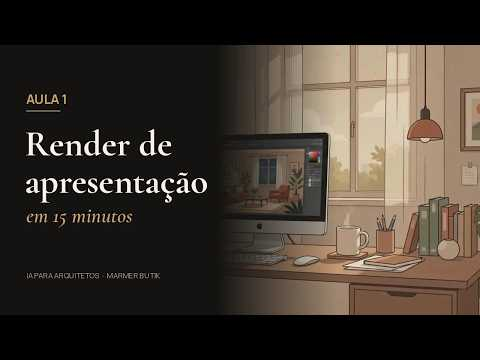
#> input picture assets/img/aula-bGplUS2sgR4.jpg, 480 x 360 px
$ python -i evolui.py   (imports and definitions only)   (older library calls are emulated)
#> lines starting #> are read from the running program, lines starting #| are printed output that depends on the picture; after the words box and inside, x2 and y2 are one past the last pixel; in counts of white or black regions, pixels touching at a corner belong together
#!/usr/bin/env python3
"""Reel/story animado de "evolução": a mesma cena passando por etapas (planta → humanizada → obra → render,
planta → estrutura → casa pronta etc.), no estilo dos vídeos de referência que o Marcos aprovou em 08/11/2026.

Cada etapa é uma imagem 9:16 (de preferência gerada no Canva por referência da anterior, para manter a geometria).
As transições são:
  scan     linha de luz de cima para baixo, com grade de prancha
  ergue    linha de luz de baixo para cima (bom para estrutura → casa pronta)
  lateral  linha de luz da esquerda para a direita
  mergulho câmera entra no ponto `foco` [x, y] (0 a 1) da etapa anterior e sai na próxima (planta → interior)
  linhas   as arestas da próxima etapa se desenham sobre a anterior (obra crua → render)
  luz      a anterior (uma planta em papel) acende como prancha luminosa e vira o wireframe da próxima

Uso como módulo:  evolui.render(spec, 'saida.mp4', capa='capa.jpg', som_ofs=0.0)
Uso direto:       python3 engine/evolui.py spec.json saida.mp4
spec = {
  "gancho": ["Da planta ao", "apartamento pronto"],     # 2 linhas; a 2ª sai em itálico bronze
  "rotulo": "DA PLANTA À OBRA",                         # canto superior direito (opcional)
  "etapas": [ {"img": "novas/x/1.jpg", "nome": "PLANTA TÉCNICA"},
              {"img": "novas/x/2.jpg", "nome": "PLANTA HUMANIZADA", "trans": "scan", "prompt": "humanize esta planta..."},
              {"img": "novas/x/3.jpg", "nome": "OBRA CRUA", "trans": "mergulho", "foco": [0.42, 0.52]},
              {"img": "novas/x/4.jpg", "nome": "RENDER FINAL", "trans": "linhas", "prompt": "mesma câmera..."} ],
  "frase": ["O arquiteto decide.", "A IA executa."],   # opcional, sobre a última etapa
  "fim": true,                                          # cartão final com logo e site (reels); false em stories
  "alinha": true                                        # alinha cada etapa à anterior (ECC) quando der certo
}
"""
import cv2, numpy as np, subprocess, sys, os, json, functools
from pathlib import Path
from PIL import Image, ImageDraw, ImageFont

ROOT = Path(__file__).resolve().parent.parent
IMG = ROOT / 'assets' / 'img'
FT = ROOT / 'assets' / 'fonts-ttf'
SOM = ROOT / 'assets' / 'media' / 'ia-arq-som.m4a'
LOGO = ROOT / 'assets' / 'img' / 'logo-ia-claro.png'
W, H, FPS = 1080, 1920, 30
OSSO = (250, 247, 242); INK = (31, 29, 26); BRONZE = (168, 129, 79); BZL = (235, 211, 166)
FIM = ('Manual IA para Arquitetos', '7 workflows · 60 prompts · 4 vídeo-aulas', 'iaparaarquitetos.com.br')


def fnt(n, s): return ImageFont.truetype(str(FT / (n + '.ttf')), s)
CORM = lambda s: fnt('cormorant-garamond-latin-600-normal', s)
CORMI = lambda s: fnt('cormorant-garamond-latin-500-italic', s)
MAN = lambda s: fnt('manrope-latin-600-normal', s)
MONO = lambda s: fnt('ibm-plex-mono-latin-500-normal', s)


def clamp(x, a=0., b=1.): return max(a, min(b, x))
def prog(t, t0, t1): return clamp((t - t0) / (t1 - t0)) if t1 > t0 else float(t >= t1)
def ease(x): x = clamp(x); return x * x * (3 - 2 * x)
def eout(x): x = clamp(x); return 1 - (1 - x) ** 3
def ein(x): x = clamp(x); return x ** 3


# [44 lines left out: functions carrega, alinha, kb, mix, not called in this run]


YY = np.linspace(0, 1, H, dtype=np.float32)[:, None] * np.ones((1, W), np.float32)
XX = np.ones((H, 1), np.float32) * np.linspace(0, 1, W, dtype=np.float32)[None, :]
RUIDO = cv2.resize(np.random.default_rng(3).random((48, 27)).astype(np.float32), (W, H), interpolation=cv2.INTER_CUBIC)
CAMPO = .75 * YY + .25 * RUIDO
ESCURO = np.full((H, W, 3), (24, 26, 30), np.uint8)


# [10 lines left out: function wipe, not called in this run]


def arestas(img, lo=60, hi=160):
#> called with lo = 60, hi = 160
    g = cv2.bilateralFilter(cv2.cvtColor(img, cv2.COLOR_RGB2GRAY), 9, 60, 60)
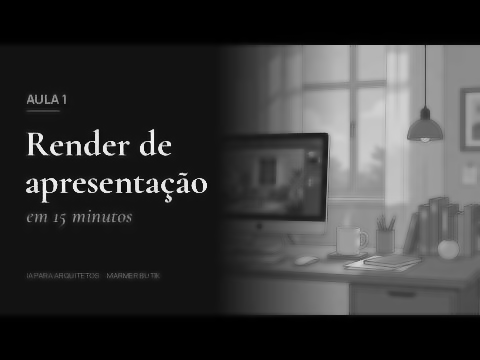
#> g: shape (360, 480); min 0, max 245, mean 55.8
    e = cv2.Canny(g, lo, hi).astype(np.float32) / 255
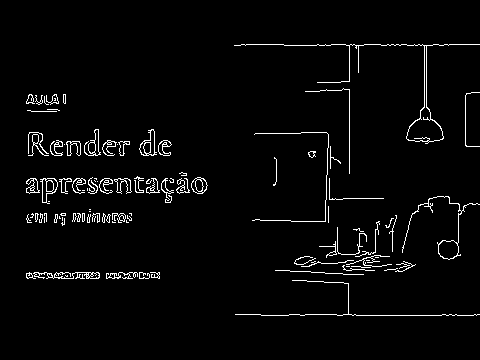
#> e: shape (360, 480) float32; values 0 (black) and 1 (white), 3% white in thin lines or dots, all inside (x1, y1, x2, y2) = (26, 44, 480, 316)
    return np.minimum(e + cv2.GaussianBlur(e, (0, 0), 7) * 2.2, 1.6)
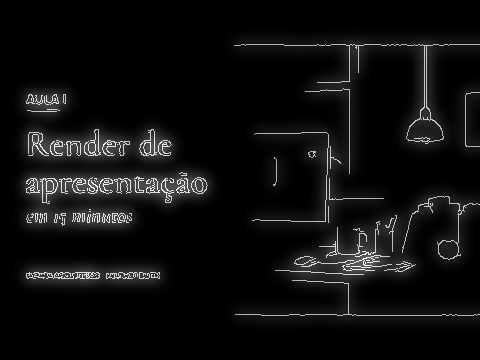
#> returned value: shape (360, 480) float32; min 0, max 1.6, mean 0.0972; drawn with min black and max white


# [19 lines left out: functions tracos, linhas, grade, not called in this run]


# ---------------------------------------------------------------- textos (camadas RGBA com faixa de linhas útil)
class Camada:
    def __init__(s):
        s.im = Image.new('RGBA', (W, H), (0, 0, 0, 0)); s.d = ImageDraw.Draw(s.im)

    # [95 lines left out: functions scrim, pronta, compoe, moldura, cabecalho, titulo and 3 more, not called in this run]


# ---------------------------------------------------------------- roteiro
DUR = dict(scan=1.9, ergue=1.9, lateral=1.6, mergulho=1.2, linhas=3.2, luz=3.6)


def zcam(t): return 1.05 + .025 * np.sin(2 * np.pi * t / 9.0)


# [120 lines left out: functions monta, render, not called in this run]


# [3 lines not run here, left out]

>>> import cv2
>>> picture = cv2.cvtColor(cv2.imread('../assets/img/aula-bGplUS2sgR4.jpg'), cv2.COLOR_BGR2RGB)
>>> result = arestas(picture)

$ run again, on assets/img/aula-jms9rSBkmL0.jpg
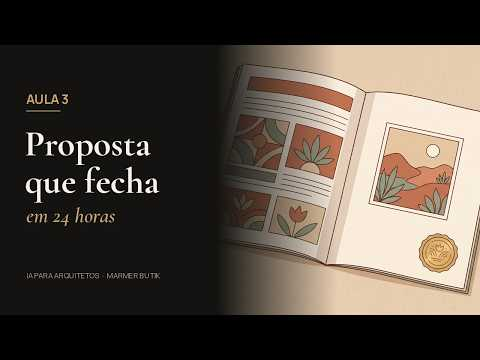
#> input picture assets/img/aula-jms9rSBkmL0.jpg, 480 x 360 px
#> in arestas, `e = cv2.Canny(g, lo, hi).astype(np.float32) / 255`:
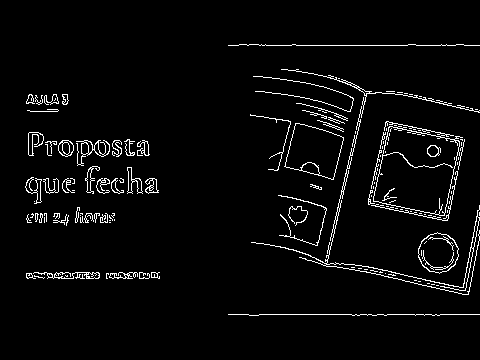
#> e: shape (360, 480) float32; values 0 (black) and 1 (white), 3.8% white in thin lines or dots, all inside (x1, y1, x2, y2) = (25, 44, 480, 316)
#> in arestas, `return np.minimum(e + cv2.GaussianBlur(e, (0, 0), 7) * 2.2, 1.6)`:
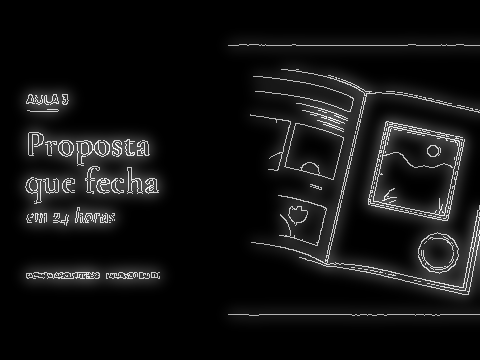
#> returned value: shape (360, 480) float32; min 0, max 1.57, mean 0.121; drawn with min black and max white

$ run again, on assets/img/h-1.4.jpg
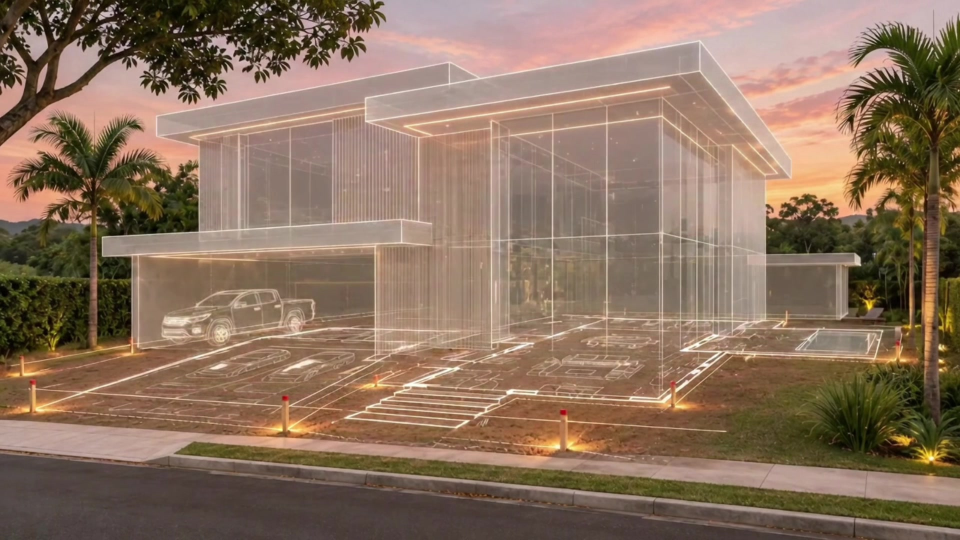
#> input picture assets/img/h-1.4.jpg, 1920 x 1080 px (shown at 1/2 size)
#> in arestas, `e = cv2.Canny(g, lo, hi).astype(np.float32) / 255`:
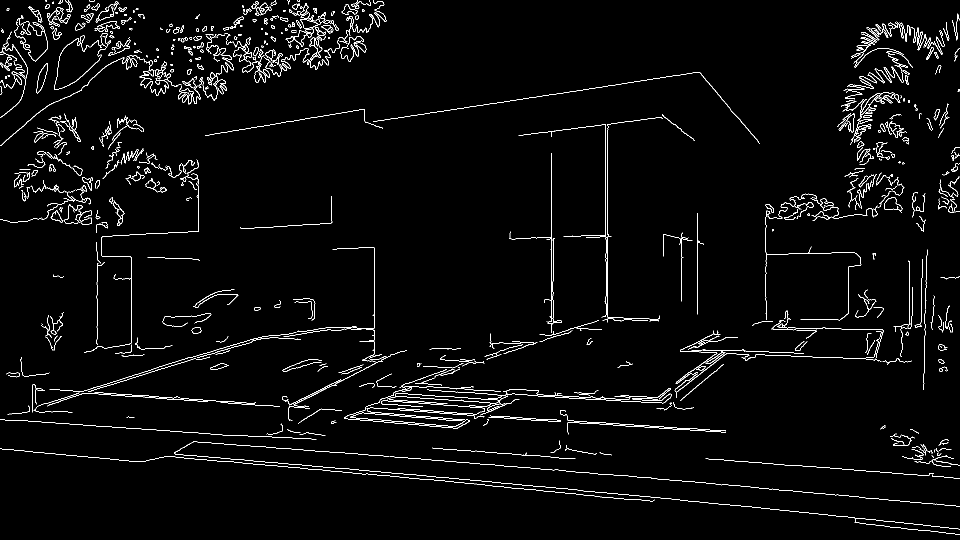
#> e: shape (1080, 1920) float32 (shown at 1/2 size); values 0 (black) and 1 (white), 2.7% white in thin lines or dots
#> in arestas, `return np.minimum(e + cv2.GaussianBlur(e, (0, 0), 7) * 2.2, 1.6)`:
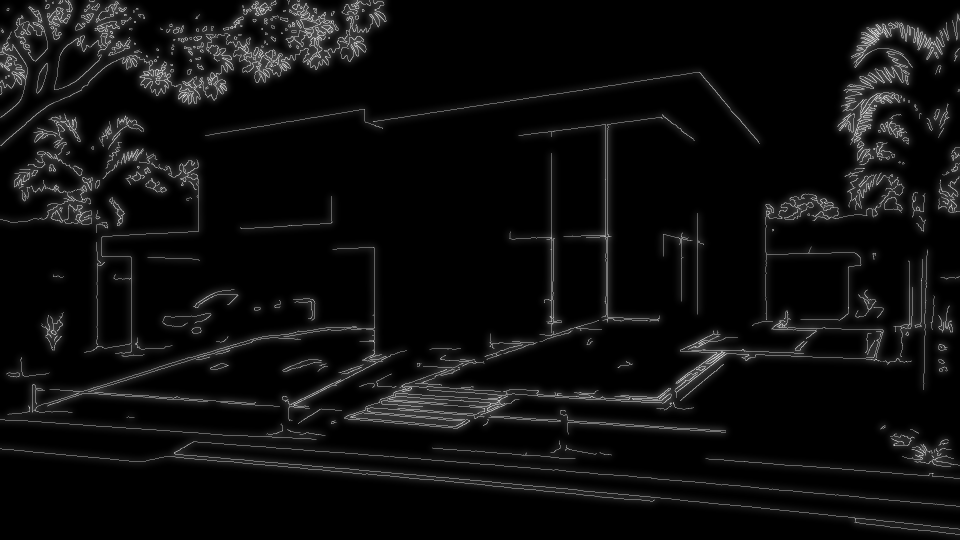
#> returned value: shape (1080, 1920) float32 (shown at 1/2 size); min 0, max 1.6, mean 0.086; drawn with min black and max white
